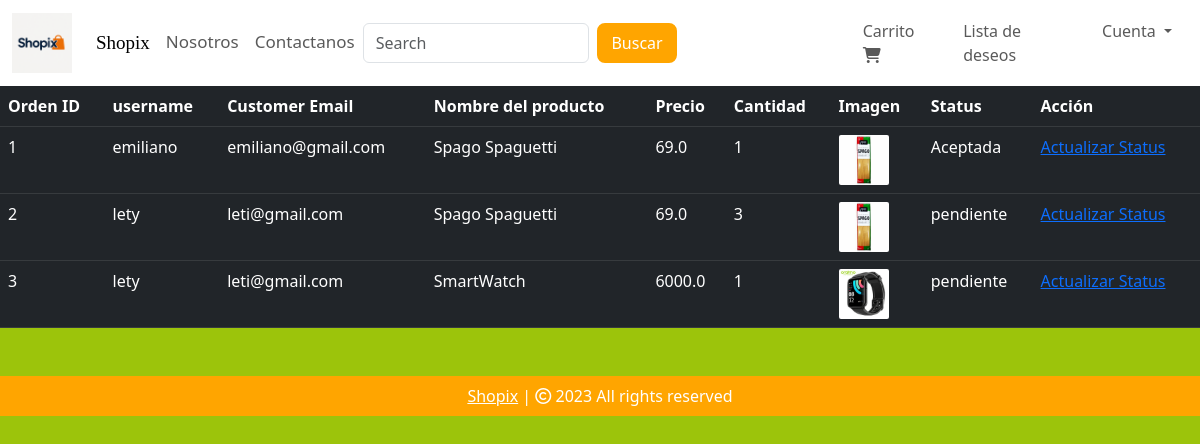
The app's page /view-orders (signed in) with its own data.
### website/models.py (models this page shows, shortened)
class Orden(db.Model):
    id = db.Column(db.Integer, primary_key=True)
    cantidad = db.Column(db.Integer, nullable=False)
    precio = db.Column(db.Float, nullable=False)
    cliente_link = db.Column(db.Integer, db.ForeignKey('cliente.id'), nullable=False)
    producto_link = db.Column(db.Integer, db.ForeignKey('producto.id'), nullable=False)
    status = db.Column(db.String(50), nullable=False, default='pendiente')
    payment_id = db.Column(db.String(100), nullable=False)

class Cliente(db.Model, UserMixin):
    id = db.Column(db.Integer, primary_key=True)
    email = db.Column(db.String(100), unique=True)
    username = db.Column(db.String(100))
    password_hash = db.Column(db.String(256))
    date_joined = db.Column(db.DateTime(), default=datetime.utcnow)
    carrito_items = db.relationship('Carrito', backref=db.backref('cliente', lazy=True))
    ordenes = db.relationship('Orden', backref=db.backref('cliente', lazy=True))
    @property
    def password(self):
        raise AttributeError('Password is not a readable attribute')

class Producto(db.Model):
    id = db.Column(db.Integer, primary_key=True)
    nombre_producto = db.Column(db.String(100), nullable=False)
    precio_actual = db.Column(db.Float, nullable=False)
    precio_previo = db.Column(db.Float, nullable=False)
    en_stock = db.Column(db.Integer, nullable=False)
    imagen_producto = db.Column(db.String(1000), nullable=False)
    flash_sale = db.Column(db.Boolean, default=False)
    fecha_agregacion = db.Column(db.DateTime, default=datetime.utcnow)
    carritos = db.relationship('Carrito', backref=db.backref('producto', lazy=True))
    ordenes = db.relationship('Orden', backref=db.backref('producto', lazy=True))

### website/admin.py (the view)
@admin.route('/view-orders')
@login_required
def order_view():
    if current_user.id == 1:
        ordenes = Orden.query.all()
        return render_template('view_orders.html', ordenes=ordenes)
    return render_template('404.html')

### website/__init__.py (called while the page is built)
def create_app():
    app = Flask(__name__)
    app.config['SECRET_KEY'] = 'esto es una cadena de caracteres'
    app.config['SQLALCHEMY_DATABASE_URI'] = 'mysql+pymysql://root:admin1234@127.0.0.1:3307/Shopix'
    db.init_app(app)
    @app.errorhandler(404)
    def page_not_found(error):
        return render_template('404.html')
    login_manager = LoginManager()
    login_manager.init_app(app)
    login_manager.login_view = 'auth.login'
    @login_manager.user_loader
    def load_user(id):
        return Cliente.query.get(int(id))
    from .views import views
    from .auth import auth
    from .admin import admin
    app.register_blueprint(views, url_prefix='/')
    app.register_blueprint(auth)
    app.register_blueprint(admin, url_prefix='/')
    from .models import Cliente, Producto, Carrito, Orden
    return app

### website/templates/view_orders.html (shortened to what this page needs)
{% extends 'base.html' %}
{% block body %}
<table class="table table-dark table-hover">
    <thead>
        <tr>
            <th scope="col">Orden ID</th>
            <th scope="col">username</th>
            <th scope="col">Customer Email</th>
            <th scope="col">Nombre del producto</th>
            <th scope="col">Precio</th>
            <th scope="col">Cantidad</th>
            <th scope="col">Imagen</th>
            <th scope="col">Status</th>
            <th scope="col">Acción</th>
        </tr>
    </thead>
    <tbody>
        {% for orden in ordenes %}
        <tr>
            <td>{{ orden.id }}</td>
            <td>{{ orden.cliente.username }}</td>
            <td>{{ orden.cliente.email }}</td>
            <td>{{ orden.producto.nombre_producto }}</td>
            <td>{{ orden.precio }}</td>
            <td>{{ orden.cantidad }}</td>
            <td><img src="{{ orden.producto.imagen_producto }}" alt="" style="height: 50px; width: 50px; border-radius: 2px;"></td>
            <td>{{ orden.status}}</td>
            <td>
                <a href="/update-order/{{ orden.id }}">Actualizar Status</a>
            </td>
        </tr>
        {% endfor %}
    </tbody>
</table>
{% endblock %}

### records on screen
Orden: id "1", cliente.username "emiliano", cliente.email "emiliano@gmail.com", producto.nombre_producto "Spago Spaguetti", precio "69.0", cantidad "1", producto.imagen_producto (picture), status "Aceptada"
Orden: id "2", cliente.username "lety", cliente.email "leti@gmail.com", producto.nombre_producto "Spago Spaguetti", precio "69.0", cantidad "3", producto.imagen_producto (picture), status "pendiente"
Orden: id "3", cliente.username "lety", cliente.email "leti@gmail.com", producto.nombre_producto "SmartWatch", precio "6000.0", cantidad "1", producto.imagen_producto (picture), status "pendiente"
